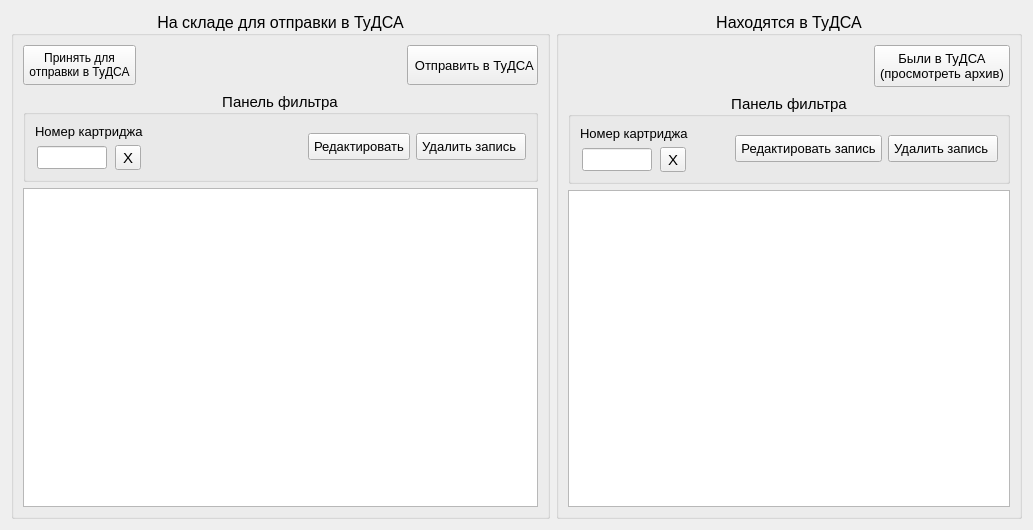
<?xml version="1.0" encoding="UTF-8"?>
<ui version="4.0">
 <class>transferstocktudsa_view</class>
 <widget class="QWidget" name="transferstocktudsa_view">
  <property name="geometry">
   <rect>
    <x>0</x>
    <y>0</y>
    <width>1033</width>
    <height>530</height>
   </rect>
  </property>
  <property name="font">
   <font>
    <family>MS Shell Dlg 2</family>
    <pointsize>8</pointsize>
    <weight>50</weight>
    <italic>false</italic>
    <bold>false</bold>
   </font>
  </property>
  <property name="windowTitle">
   <string>Form</string>
  </property>
  <layout class="QGridLayout" name="gridLayout">
   <item row="0" column="0">
    <widget class="QGroupBox" name="groupBox_2">
     <property name="sizePolicy">
      <sizepolicy hsizetype="Preferred" vsizetype="Preferred">
       <horstretch>1</horstretch>
       <verstretch>0</verstretch>
      </sizepolicy>
     </property>
     <property name="font">
      <font>
       <pointsize>12</pointsize>
      </font>
     </property>
     <property name="title">
      <string>На складе для отправки в ТуДСА</string>
     </property>
     <property name="alignment">
      <set>Qt::AlignCenter</set>
     </property>
     <layout class="QVBoxLayout" name="verticalLayout_2">
      <item>
       <layout class="QHBoxLayout" name="horizontalLayout_3">
        <item>
         <widget class="QPushButton" name="stockTudsa_add_PB">
          <property name="minimumSize">
           <size>
            <width>0</width>
            <height>40</height>
           </size>
          </property>
          <property name="font">
           <font>
            <pointsize>9</pointsize>
           </font>
          </property>
          <property name="styleSheet">
           <string notr="true">padding: 5px;</string>
          </property>
          <property name="text">
           <string>Принять для 
отправки в ТуДСА</string>
          </property>
          <property name="icon">
           <iconset resource="resources.qrc">
            <normaloff>:/resources/0415.ico</normaloff>:/resources/0415.ico</iconset>
          </property>
          <property name="iconSize">
           <size>
            <width>24</width>
            <height>24</height>
           </size>
          </property>
         </widget>
        </item>
        <item>
         <spacer name="horizontalSpacer_2">
          <property name="orientation">
           <enum>Qt::Horizontal</enum>
          </property>
          <property name="sizeHint" stdset="0">
           <size>
            <width>40</width>
            <height>20</height>
           </size>
          </property>
         </spacer>
        </item>
        <item>
         <widget class="QPushButton" name="tudsa_add_PB">
          <property name="minimumSize">
           <size>
            <width>0</width>
            <height>40</height>
           </size>
          </property>
          <property name="font">
           <font>
            <pointsize>10</pointsize>
           </font>
          </property>
          <property name="layoutDirection">
           <enum>Qt::RightToLeft</enum>
          </property>
          <property name="text">
           <string> Отправить в ТуДСА</string>
          </property>
          <property name="icon">
           <iconset resource="resources.qrc">
            <normaloff>:/resources/0721.ico</normaloff>:/resources/0721.ico</iconset>
          </property>
         </widget>
        </item>
       </layout>
      </item>
      <item>
       <widget class="QGroupBox" name="groupBox">
        <property name="font">
         <font>
          <pointsize>11</pointsize>
         </font>
        </property>
        <property name="title">
         <string>Панель фильтра</string>
        </property>
        <property name="alignment">
         <set>Qt::AlignCenter</set>
        </property>
        <layout class="QHBoxLayout" name="horizontalLayout">
         <item>
          <layout class="QVBoxLayout" name="verticalLayout">
           <item>
            <widget class="QLabel" name="label">
             <property name="font">
              <font>
               <pointsize>10</pointsize>
              </font>
             </property>
             <property name="text">
              <string>Номер картриджа</string>
             </property>
            </widget>
           </item>
           <item>
            <layout class="QHBoxLayout" name="horizontalLayout_2">
             <item>
              <widget class="QLineEdit" name="nomer_1_LE">
               <property name="sizePolicy">
                <sizepolicy hsizetype="Minimum" vsizetype="Fixed">
                 <horstretch>0</horstretch>
                 <verstretch>0</verstretch>
                </sizepolicy>
               </property>
               <property name="maximumSize">
                <size>
                 <width>70</width>
                 <height>16777215</height>
                </size>
               </property>
               <property name="font">
                <font>
                 <pointsize>10</pointsize>
                </font>
               </property>
              </widget>
             </item>
             <item>
              <widget class="QToolButton" name="clear_1_TB">
               <property name="toolTip">
                <string>Очитить фильтр</string>
               </property>
               <property name="text">
                <string>X</string>
               </property>
              </widget>
             </item>
            </layout>
           </item>
          </layout>
         </item>
         <item>
          <spacer name="horizontalSpacer">
           <property name="orientation">
            <enum>Qt::Horizontal</enum>
           </property>
           <property name="sizeType">
            <enum>QSizePolicy::Expanding</enum>
           </property>
           <property name="sizeHint" stdset="0">
            <size>
             <width>40</width>
             <height>20</height>
            </size>
           </property>
          </spacer>
         </item>
         <item>
          <widget class="QPushButton" name="edit_PB">
           <property name="minimumSize">
            <size>
             <width>0</width>
             <height>25</height>
            </size>
           </property>
           <property name="font">
            <font>
             <pointsize>10</pointsize>
            </font>
           </property>
           <property name="styleSheet">
            <string notr="true">padding: 5px;</string>
           </property>
           <property name="text">
            <string>Редактировать</string>
           </property>
           <property name="icon">
            <iconset resource="resources.qrc">
             <normaloff>:/buttonEdit</normaloff>:/buttonEdit</iconset>
           </property>
          </widget>
         </item>
         <item>
          <widget class="QPushButton" name="del_PB">
           <property name="minimumSize">
            <size>
             <width>0</width>
             <height>25</height>
            </size>
           </property>
           <property name="font">
            <font>
             <pointsize>10</pointsize>
            </font>
           </property>
           <property name="styleSheet">
            <string notr="true">padding: 5px;</string>
           </property>
           <property name="text">
            <string>Удалить запись </string>
           </property>
           <property name="icon">
            <iconset resource="resources.qrc">
             <normaloff>:/buttonDelete</normaloff>:/buttonDelete</iconset>
           </property>
          </widget>
         </item>
        </layout>
       </widget>
      </item>
      <item>
       <widget class="QTableView" name="tableView1">
        <property name="selectionMode">
         <enum>QAbstractItemView::SingleSelection</enum>
        </property>
        <property name="selectionBehavior">
         <enum>QAbstractItemView::SelectRows</enum>
        </property>
        <property name="gridStyle">
         <enum>Qt::DashLine</enum>
        </property>
       </widget>
      </item>
     </layout>
    </widget>
   </item>
   <item row="0" column="1">
    <widget class="QGroupBox" name="groupBox_3">
     <property name="font">
      <font>
       <pointsize>12</pointsize>
      </font>
     </property>
     <property name="title">
      <string>Находятся в ТуДСА</string>
     </property>
     <property name="alignment">
      <set>Qt::AlignCenter</set>
     </property>
     <layout class="QVBoxLayout" name="verticalLayout_3">
      <item>
       <layout class="QHBoxLayout" name="horizontalLayout_5">
        <item>
         <spacer name="horizontalSpacer_3">
          <property name="orientation">
           <enum>Qt::Horizontal</enum>
          </property>
          <property name="sizeType">
           <enum>QSizePolicy::Expanding</enum>
          </property>
          <property name="sizeHint" stdset="0">
           <size>
            <width>40</width>
            <height>20</height>
           </size>
          </property>
         </spacer>
        </item>
        <item>
         <widget class="QPushButton" name="tudsa_arhiv_PB">
          <property name="minimumSize">
           <size>
            <width>0</width>
            <height>40</height>
           </size>
          </property>
          <property name="font">
           <font>
            <pointsize>10</pointsize>
           </font>
          </property>
          <property name="styleSheet">
           <string notr="true">padding: 5px;</string>
          </property>
          <property name="text">
           <string>Были в ТуДСА
(просмотреть архив)</string>
          </property>
          <property name="icon">
           <iconset resource="resources.qrc">
            <normaloff>:/resources/0058.ico</normaloff>:/resources/0058.ico</iconset>
          </property>
          <property name="iconSize">
           <size>
            <width>30</width>
            <height>30</height>
           </size>
          </property>
         </widget>
        </item>
       </layout>
      </item>
      <item>
       <widget class="QGroupBox" name="groupBox_4">
        <property name="font">
         <font>
          <pointsize>11</pointsize>
         </font>
        </property>
        <property name="title">
         <string>Панель фильтра</string>
        </property>
        <property name="alignment">
         <set>Qt::AlignCenter</set>
        </property>
        <layout class="QHBoxLayout" name="horizontalLayout_4">
         <item>
          <layout class="QVBoxLayout" name="verticalLayout_4">
           <item>
            <widget class="QLabel" name="label_2">
             <property name="font">
              <font>
               <pointsize>10</pointsize>
              </font>
             </property>
             <property name="text">
              <string>Номер картриджа</string>
             </property>
            </widget>
           </item>
           <item>
            <layout class="QHBoxLayout" name="horizontalLayout_6">
             <item>
              <widget class="QLineEdit" name="nomer_2_LE">
               <property name="sizePolicy">
                <sizepolicy hsizetype="Minimum" vsizetype="Fixed">
                 <horstretch>0</horstretch>
                 <verstretch>0</verstretch>
                </sizepolicy>
               </property>
               <property name="maximumSize">
                <size>
                 <width>70</width>
                 <height>16777215</height>
                </size>
               </property>
               <property name="font">
                <font>
                 <pointsize>10</pointsize>
                </font>
               </property>
              </widget>
             </item>
             <item>
              <widget class="QToolButton" name="clear_2_TB">
               <property name="toolTip">
                <string>Очитить фильтр</string>
               </property>
               <property name="text">
                <string>X</string>
               </property>
              </widget>
             </item>
            </layout>
           </item>
          </layout>
         </item>
         <item>
          <spacer name="horizontalSpacer_4">
           <property name="orientation">
            <enum>Qt::Horizontal</enum>
           </property>
           <property name="sizeHint" stdset="0">
            <size>
             <width>40</width>
             <height>20</height>
            </size>
           </property>
          </spacer>
         </item>
         <item>
          <widget class="QPushButton" name="edit_tudsa_PB">
           <property name="minimumSize">
            <size>
             <width>0</width>
             <height>25</height>
            </size>
           </property>
           <property name="font">
            <font>
             <pointsize>10</pointsize>
            </font>
           </property>
           <property name="styleSheet">
            <string notr="true">padding: 5px;</string>
           </property>
           <property name="text">
            <string>Редактировать запись</string>
           </property>
           <property name="icon">
            <iconset resource="resources.qrc">
             <normaloff>:/buttonEdit</normaloff>:/buttonEdit</iconset>
           </property>
          </widget>
         </item>
         <item>
          <widget class="QPushButton" name="del_tudsa_PB">
           <property name="minimumSize">
            <size>
             <width>0</width>
             <height>25</height>
            </size>
           </property>
           <property name="font">
            <font>
             <pointsize>10</pointsize>
            </font>
           </property>
           <property name="styleSheet">
            <string notr="true">padding: 5px;</string>
           </property>
           <property name="text">
            <string>Удалить запись </string>
           </property>
           <property name="icon">
            <iconset resource="resources.qrc">
             <normaloff>:/buttonDelete</normaloff>:/buttonDelete</iconset>
           </property>
          </widget>
         </item>
        </layout>
       </widget>
      </item>
      <item>
       <widget class="QTableView" name="tableView2">
        <property name="selectionMode">
         <enum>QAbstractItemView::SingleSelection</enum>
        </property>
        <property name="selectionBehavior">
         <enum>QAbstractItemView::SelectRows</enum>
        </property>
        <property name="gridStyle">
         <enum>Qt::DashLine</enum>
        </property>
       </widget>
      </item>
     </layout>
    </widget>
   </item>
  </layout>
 </widget>
 <resources>
  <include location="resources.qrc"/>
 </resources>
 <connections/>
</ui>
